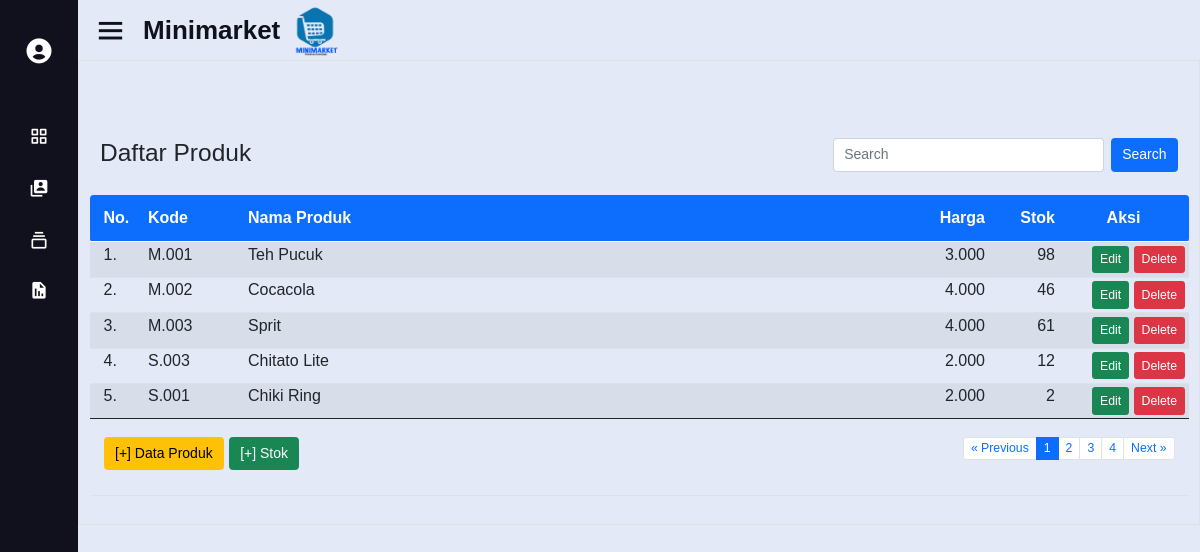
Screenshot of /kasir/produk/index.php (signed in) with the database file from the repository.
### tables this page shows
CREATE TABLE `produk` (
  `id_produk` int(11) NOT NULL,
  `kode_produk` varchar(15) DEFAULT NULL,
  `nama_produk` varchar(50) DEFAULT NULL,
  `harga` int(11) DEFAULT NULL,
  `stok` int(11) DEFAULT NULL
);

### kasir/produk/index.php (the view, shortened to what this page needs)
<html>
<!DOCTYPE html>
<html lang="en">
<head>
<link rel="stylesheet" href="../style.css">
    <link rel="stylesheet" href="../bootstrap/css/bootstrap.min.css" />
</head>
<?php include "../header.php" ?>
<body>
<main class="container border py-3">
<br><br><br>
<div class="container">
	<div class="row">
			<div class="col-sm-8"><h3>Daftar Produk</h3></div>
			<div class="col-sm-4">
					<form class="d-flex" method="GET" action="">
        	<input class="form-control me-2" type="text" placeholder="Search" name="np">
        	<button class="btn btn-primary" type="submit">Search</button>
      </form>
			</div>
	</div>
</div>
<br>
<table class="table table-hover table-striped table-sm">
	<thead class="bg-primary text-white">
		<tr>
			<th class="p-3 rounded-start" width="55px">No.</th>
			<th class="py-3" width="100px">Kode</th>
			<th class="py-3">Nama Produk</th>
			<th class="py-3 text-end" width="100px">Harga</th>
			<th class="py-3 text-end" width="70px">Stok</th>
			<th class="py-3 text-center rounded-end" width="130px">Aksi</th>
		</tr>
	</thead>
	<tbody>
		<?php
		include "../config.php";
		$batas = 5;
		$halaman = isset($_GET['halaman'])?(int)$_GET['halaman'] : 1;
		$halaman_awal = ($halaman>1) ? ($halaman * $batas) - $batas : 0;
		$previous = $halaman - 1;
		$next = $halaman + 1;
		if(isset($_GET['np'])){
			$np=$_GET['np'];
			$sqldata="select * from produk where nama_produk like '%$np%'";
		}else{
			$sqldata="select * from produk";
		}
		$resdata=mysqli_query($koneksi,$sqldata);
		$jumlah_data = mysqli_num_rows($resdata);
		$total_halaman = ceil($jumlah_data / $batas);
		if(isset($_GET['np'])){
			$np=$_GET['np'];
			$sql="select * from produk where nama_produk like '%$np%' limit $halaman_awal, $batas";
		}else{
			$sql="select * from produk limit $halaman_awal, $batas";
		}
		$result=mysqli_query($koneksi,$sql);
		$no= $halaman_awal+1;
		while($data=mysqli_fetch_array($result)){
			$hp=number_format($data['harga'],0,",",".");
			$kp=$data['kode_produk'];
			$stokawal=$data['stok'];
			$sqlst="select * from detail_penjualan where kode_produk='$kp'";
			$resst=mysqli_query($koneksi,$sqlst);
			$jmlst=0;
			while($dtst=mysqli_fetch_array($resst)){
				$jml=$dtst['jumlah'];
				$jmlst=$jmlst+$jml;
			}
			$sqltp="select * from tambah_stok where kode_produk='$kp'";
			$restp=mysqli_query($koneksi,$sqltp);
			$jmltp=0;
			while($dttp=mysqli_fetch_array($restp)){
				$jml=$dttp['jumlah'];
				$jmltp=$jmltp+$jml;
			}
			$stokakhir=$stokawal-$jmlst+$jmltp;
			$sp=number_format($stokakhir,0,",",".");
			if($stokakhir<=0){
				$st_akhir="<span class='text-danger'><b>Habis</b></span>";
			}else{
				$st_akhir=$sp;
			}
		?>
		<tr>
				<td class="px-3"><?= $no ?>.</td>
				<td><?= $data['kode_produk'] ?></td>
				<td><?= $data['nama_produk'] ?></td>
				<td align="right"><?= $hp ?></td>
				<td align="right"><?= $st_akhir ?></td>
				<td align="right">
					<a href="" class="btn btn-success btn-sm" data-bs-toggle="modal" data-bs-target="#modaledit<?= $data['id_produk'] ?>">Edit</a>
					<a class="btn btn-danger btn-sm" href="delete.php?id=<?= $data['id_produk'] ?>" onclick="return confirm('Apakah Anda Yakin data produk <?= $data['nama_produk'] ?> akan dihapus ?')" class="hapus">Delete</a>
				</td>
		</tr>
		<?php
		$no++;
		}
		?>
	</tbody>
	<tfoot>
		<tr>
			<td colspan="6" class="text-center">
				<div class="container">
					<div class="row">
						<div class="col-4 text-start py-3">
							<button type="button" class="btn btn-warning" data-bs-toggle="modal" data-bs-target="#myModal">[+] Data Produk</button>
							<button type="button" class="btn btn-success" data-bs-toggle="modal" data-bs-target="#tambahstok">[+] Stok</button>
						</div>
						<div class="col-8 text-end py-3">
							<ul class="pagination justify-content-end pagination-sm">
								<li class="page-item"><a class="page-link" <?php if($halaman > 1){ echo "href='?halaman=$previous'"; } ?>>&laquo; Previous</a></li>
								<?php
								for($x=1;$x<=$total_halaman;$x++){
									if($x==$halaman){
								?>
									<li class="page-item active"><a class="page-link" href="?halaman=<?php echo $x ?>"><?php echo $x; ?></a></li>
								<?php
									}else{
								?>
									<li class="page-item"><a class="page-link" href="?halaman=<?php echo $x ?>"><?php echo $x; ?></a></li>
								<?php
									}
								}
								?>
								<li class="page-item"><a class="page-link" <?php if($halaman < $total_halaman) { echo "href='?halaman=$next'"; } ?>>Next &raquo;</a></li>
							</ul>
						</div>
					</div>
				</div>
			</td>
		</tr>
	</tfoot>
</table>
</main>
</body>
</html>

### style.css (style rules this page uses)
a { color:rgb(47, 0, 255); }
* { padding: 0; margin: 0; }
html, body { height: 100%; font: 14px "Tahoma"; }
* { margin: 0; padding: 0; box-sizing: border-box; font-family: 'Poppins', sans-serif; }
table { border-collapse: collapse; }
button, [type="button"], [type="reset"], [type="submit"] h1, h2, h3, h4, h5, h6, .h1, .h2, .h3, .h4, .h5, .h6 { margin-bottom: 0.5rem; font-weight: 400; line-height: 1.2; }
.col-1, .col-2, .col-3, .col-4, .col-5, .col-6, .col-7, .col-8, .col-9, .col-10, .col-11, .col-12, .col, .col-auto, .col-sm-1, .col-sm-2, .col-sm-3, .col-sm-4, .col-sm-5, .col-sm-6, .col-sm-7, .col-sm-8, .col-sm-9, .col-sm-10, .col-sm-11, .col-sm-12, .col-sm, .col-sm-auto, .col-md-1, .col-md-2, .col-md-3, .col-md-4, .col-md-5, .col-md-6, .col-md-7, .col-md-8, .col-md-9, .col-md-10, .col-md-11, .col-md-12, .col-md, .col-md-auto, .col-lg-1, .col-lg-2, .col-lg-3, .col-lg-4, .col-lg-5, .col-lg-6, .col-lg-7, .col-lg-8, .col-lg-9, .col-lg-10, .col-lg-11, .col-lg-12, .col-lg, .col-lg-auto, .col-xl-1, .col-xl-2, .col-xl-3, .col-xl-4, .col-xl-5, .col-xl-6, .col-xl-7, .col-xl-8, .col-xl-9, .col-xl-10, .col-xl-11, .col-xl-12, .col-xl, .col-xl-auto { position: relative; width: 100%; padding-right: 0.75rem; padding-left: 0.75rem; }

### rows the page displays
produk: kode_produk "M.001", nama_produk "Teh Pucuk", harga "3.000", stok "98"
produk: kode_produk "M.002", nama_produk "Cocacola", harga "4.000", stok "46"
produk: kode_produk "M.003", nama_produk "Sprit", harga "4.000", stok "61"
produk: kode_produk "S.003", nama_produk "Chitato Lite", harga "2.000", stok "12"
produk: kode_produk "S.001", nama_produk "Chiki Ring", harga "2.000", stok "2"
